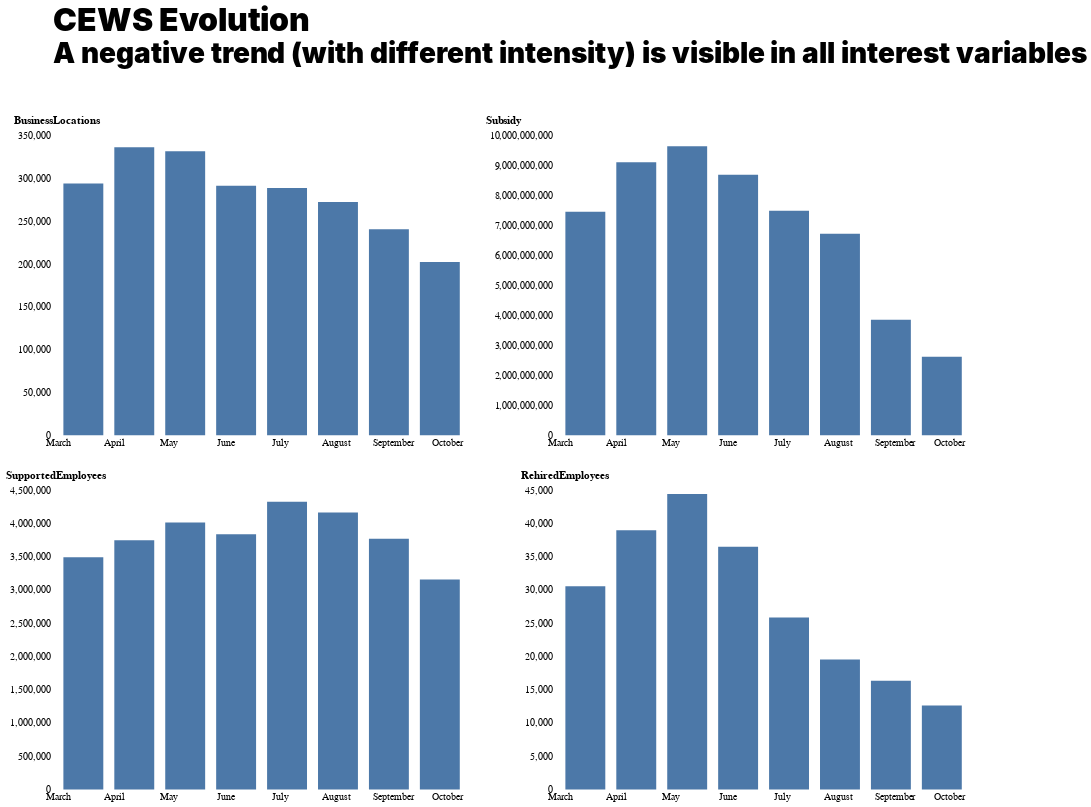
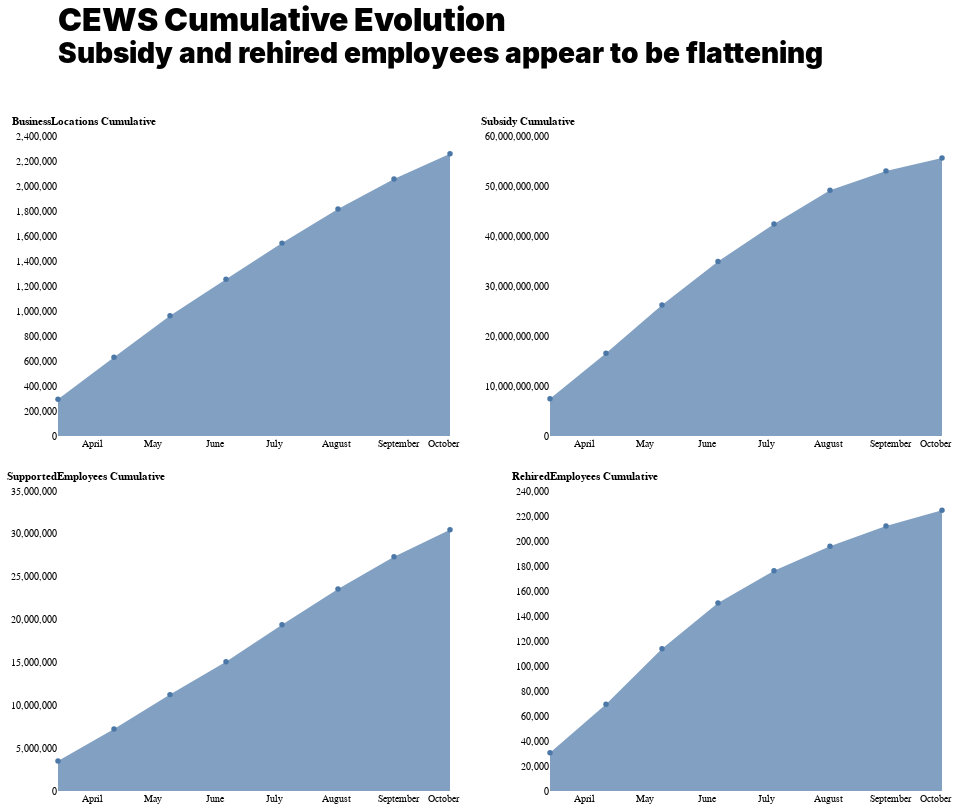
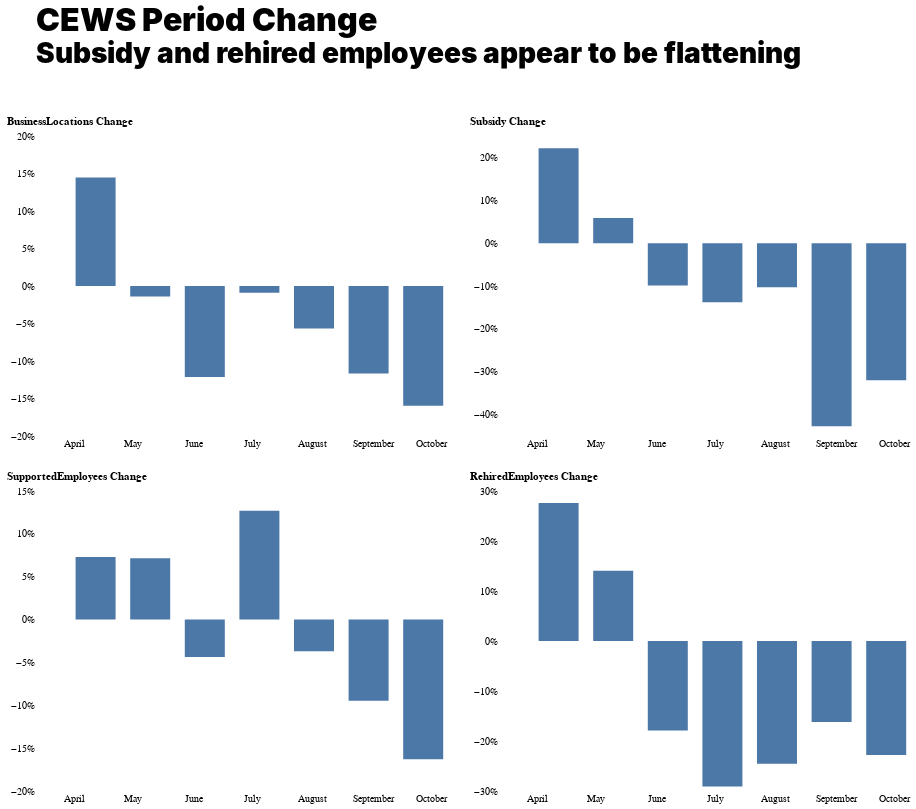
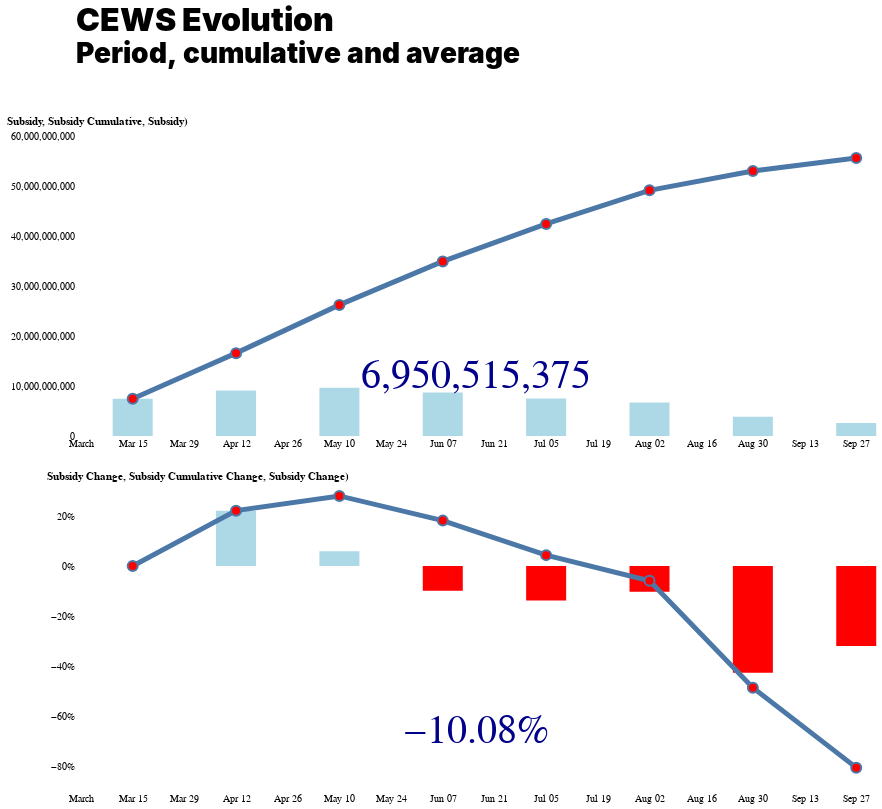

Write notebook code for charts like these, in order.
### Code cell
df = temp

title = alt.Chart(df).mark_text(
            ).properties(title={'text': 'CEWS Evolution', 'subtitle': 'A negative trend (with different intensity) is visible in all interest variables',
                                "subtitleFontWeight": 900, "subtitleFontSize": 28})
evolution = alt.Chart(df).mark_bar(size=40).encode(
                x=alt.X('Period:T', title=None, scale=alt.Scale(domain=["2020-03-01", "2020-10-01"])),
                y=alt.Y(alt.repeat(), type='quantitative', 
                        axis=alt.Axis(titleAngle=0, titleAnchor='start', titleY=-10)),
                tooltip=[alt.Tooltip('Period:T'),
                        alt.Tooltip(alt.repeat(), type='quantitative', format=',')]
                        ).repeat(num_cols, columns=2)
totals = (title & evolution).configure_title(fontSize=32, fontWeight=900, anchor='start'
                                   ).configure_axis(domain=False, grid=False, ticks=False
                                                   ).configure_view(stroke="transparent")

title2 = alt.Chart(df).mark_text(
            ).properties(title={'text': 'CEWS Cumulative Evolution', 'subtitle': 'Subsidy and rehired employees appear to be flattening',
                                "subtitleFontWeight": 900, "subtitleFontSize": 28})
evolution2 = alt.Chart(df).mark_area(point=True).encode(
                x=alt.X('Period:T', title=None, scale=alt.Scale(domain=["2020-03-15", "2020-10-01"])),
                y=alt.Y(alt.repeat(), type='quantitative', 
                        axis=alt.Axis(titleAngle=0, titleAnchor='start', titleY=-10)),
                tooltip=[alt.Tooltip('Period:T'),
                        alt.Tooltip(alt.repeat(), type='quantitative', format=',')]
                        ).repeat(cum_cols, columns=2)
cumulative = (title2 & evolution2).configure_title(fontSize=32, fontWeight=900, anchor='start'
                                   ).configure_axis(domain=False, grid=False, ticks=False
                                                   ).configure_view(stroke="transparent")

title3 = alt.Chart(df).mark_text(
            ).properties(title={'text': 'CEWS Period Change', 'subtitle': 'Subsidy and rehired employees appear to be flattening',
                                "subtitleFontWeight": 900, "subtitleFontSize": 28})
evolution3 = alt.Chart(df).mark_bar(size=40).encode(
                x=alt.X('Period:T', title=None, scale=alt.Scale(domain=["2020-03-15", "2020-10-01"])),
                y=alt.Y(alt.repeat(), type='quantitative', 
                        axis=alt.Axis(titleAngle=0, titleAnchor='start', titleY=-10, format='%')),
                tooltip=[alt.Tooltip('Period:T'),
                        alt.Tooltip(alt.repeat(), type='quantitative', format='.2%')]
                        ).repeat(change_cols, columns=2)
percent_change = (title3 & evolution3).configure_title(fontSize=32, fontWeight=900, anchor='start'
                                   ).configure_axis(domain=False, grid=False, ticks=False
                                                   ).configure_view(stroke="transparent")

title4 = alt.Chart(df).mark_text(
            ).properties(title={'text': 'CEWS Evolution', 'subtitle': 'Period, cumulative and average',
                                "subtitleFontWeight": 900, "subtitleFontSize": 28})
evolution4 = alt.Chart(df).mark_bar(size=40).encode(
                x=alt.X('Period:T', title=None, scale=alt.Scale(domain=["2020-03-01", "2020-10-01"])),
                y=alt.Y('Subsidy', type='quantitative', 
                        axis=alt.Axis(titleAngle=0, titleAnchor='start', titleY=-10)),
                color = alt.Color('negative:N', legend=None, scale=alt.Scale(range=['lightblue', 'red'])),
                tooltip=[alt.Tooltip('Period:T'),
                        alt.Tooltip('Subsidy', type='quantitative', format=',')]
                        ).transform_calculate(negative= alt.datum['Subsidy'] < 0)
evolution5 = alt.Chart(df).mark_line(point=alt.OverlayMarkDef(filled=False, fill='red', size=100), size=5).encode(
                x=alt.X('Period:T', title=None, scale=alt.Scale(domain=["2020-03-15", "2020-10-01"])),
                y=alt.Y('Subsidy Cumulative', type='quantitative', 
                        axis=alt.Axis(titleAngle=0, titleAnchor='start', titleY=-10)),
                tooltip=[alt.Tooltip('Period:T'),
                        alt.Tooltip('Subsidy Cumulative', type='quantitative', format=',')]
                        )
rule = alt.Chart(df).mark_text(dy=90, color='darkblue', size=40).encode(
        text=alt.Text('mean(Subsidy):Q', format=(','))) + alt.Chart(df
            ).mark_rule(color='darkblue', size=10
                ).encode(y='Subsidy):Q')
object1 = (evolution5 + rule)
subsidy = (evolution4 + object1).properties(width=800)
evolution6 = alt.Chart(df).mark_bar(size=40).encode(
                x=alt.X('Period:T', title=None, scale=alt.Scale(domain=["2020-03-01", "2020-10-01"])),
                y=alt.Y('Subsidy Change', type='quantitative', 
                        axis=alt.Axis(titleAngle=0, titleAnchor='start', titleY=-10, format='%')),
                color = alt.Color('negative:N', legend=None, scale=alt.Scale(range=['lightblue', 'red'])),
                tooltip=[alt.Tooltip('Period:T'),
                        alt.Tooltip('Subsidy Change', type='quantitative', format='.2%')]
                        ).transform_calculate(negative= alt.datum['Subsidy Change'] < 0)
evolution7 = alt.Chart(df).mark_line(point=alt.OverlayMarkDef(filled=False, fill='red', size=100), size=5).encode(
                x=alt.X('Period:T', title=None, scale=alt.Scale(domain=["2020-03-15", "2020-10-01"])),
                y=alt.Y('Subsidy Cumulative Change', type='quantitative', 
                        axis=alt.Axis(titleAngle=0, titleAnchor='start', titleY=-10)),
                tooltip=[alt.Tooltip('Period:T'),
                        alt.Tooltip('Subsidy Cumulative Change', type='quantitative', format='.2%')]
                        )
rule2 = alt.Chart(df).mark_text(dy=90, color='darkblue', size=40).encode(
        text=alt.Text('mean(Subsidy Change):Q', format=('.2%'))) + alt.Chart(df
            ).mark_rule(color='darkblue', size=10
                ).encode(y='Subsidy Change):Q')
object2 = (evolution7 + rule2)
subsidy_change = (evolution6 + object2).properties(width=800)
sub = (subsidy & subsidy_change)
subsidy_evo = (title4 & sub).configure_title(fontSize=32, fontWeight=900, anchor='start'
                                   ).configure_axis(domain=False, grid=False, ticks=False
                                                   ).configure_view(stroke="transparent")

graphs =[totals, cumulative, percent_change, subsidy_evo]

for i in range(len(graphs)):
    graphs[i].display()
